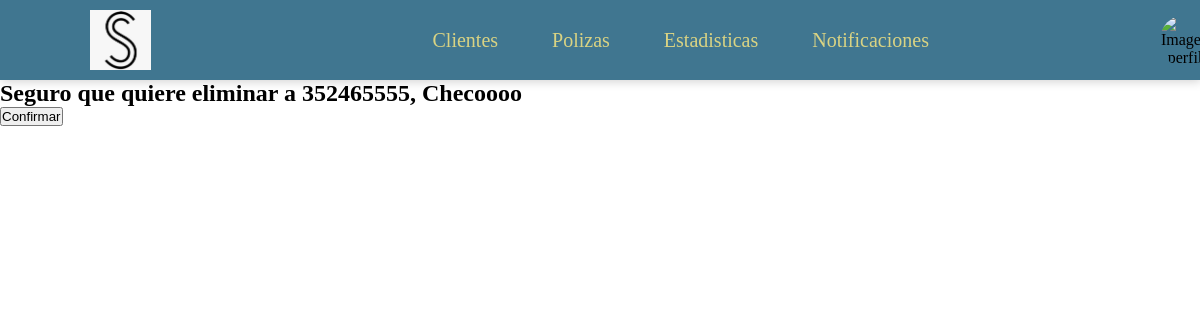
Before: /clientes/polizas/eliminar/1 with the older database file.
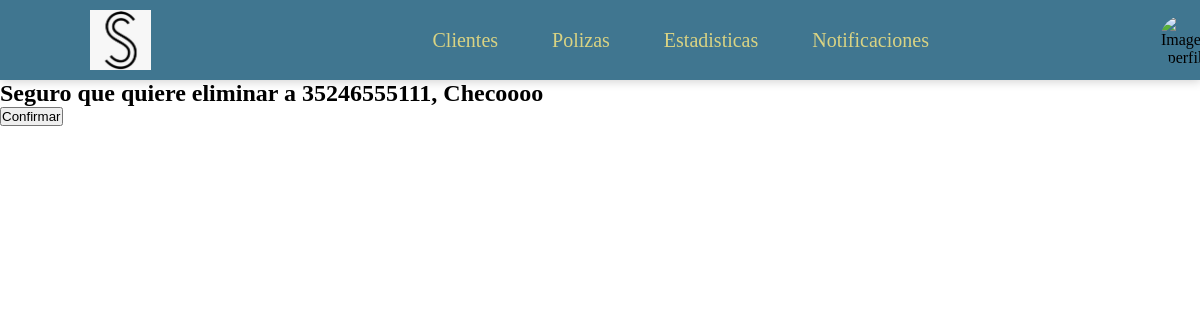
After: the same page with the newer database file.
### Clientes/models.py (models this page shows, shortened)
class Poliza (models.Model):
    num_poliza = models.CharField(max_length=30)
    deducible = models.CharField(max_length=30)
    fecha_inicio = models.DateField()
    fecha_termino = models.DateField()
    tipo_poliza = models.ForeignKey(Tipos_Poliza, on_delete=models.CASCADE)
    periodo_pago = models.ForeignKey(Periodos_Pago, on_delete=models.CASCADE)
    cliente = models.ForeignKey(Cliente, on_delete=models.CASCADE)
    status = models.ForeignKey(Status, on_delete=models.CASCADE)
    def __str__(self):
        return self.num_poliza +", "+ self.cliente.nombre

class Cliente (models.Model):
    nombre = models.CharField(max_length=30)
    ap_paterno = models.CharField(max_length=30)
    ap_materno = models.CharField(max_length=30)
    fecha_nacimiento = models.DateField(null=True, blank=True)
    email = models.EmailField(null=True, blank=True, default="")
    num_celular = models.CharField(max_length=10)
    num_fijo = models.CharField(max_length=10, null=True, blank=True, default="")
    codigo_postal = models.CharField(max_length=5, null=True, blank=True, default="")
    colonia = models.CharField(max_length=30)
    direccion = models.CharField(max_length=30)
    rfc = models.CharField(max_length=30, null=True, blank=True, default="")
    fecha_registro = models.DateField()
    agente = models.ForeignKey(Agente, on_delete=models.CASCADE)
    status = models.ForeignKey(Status, on_delete=models.CASCADE)

### Clientes/views.py (the view)
# urls.py: path('polizas/eliminar/<int:id_poliza>',views.eliminarPoliza,name='eliminar_poliza'),
def eliminarPoliza(request, id_poliza):
    poliza = Poliza.objects.get(id = id_poliza)
    if request.method == 'POST':
        poliza.delete()
        return redirect('Clientes:polizas')
    return render(request,'poliza_eliminar.html', {'poliza':poliza})

### Clientes/templates/poliza_eliminar.html (shortened to what this page needs)
{%extends "header.html"%}
{% block content %}
<form method="POST">
    <h2>Seguro que quiere eliminar a {{poliza}}</h2>
    <button type="submit">Confirmar</button>
</form>
{% endblock%}

Changed rows visible on the page:
changed Poliza: num_poliza+cliente "352465555, Checoooo" → "35246555111, Checoooo"
